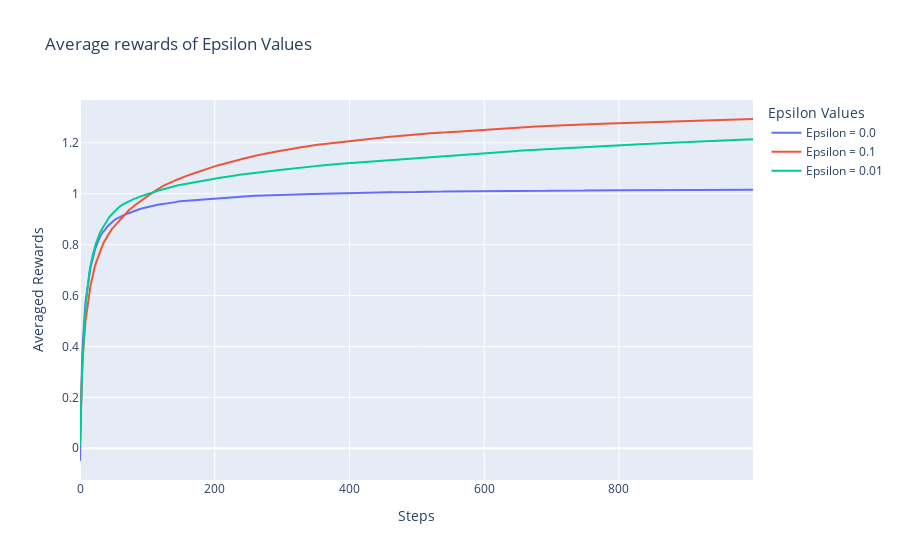

The notebook cell saved with this chart:
### Code cell
def plot_rewards(rewards, epsilons):
    steps = jnp.arange(rewards.shape[0])

    rewards_mean_df = pd.DataFrame({i:jnp.mean(rewards[:, i, :], axis=1).cumsum()/(steps+1) for i in range(len(epsilons))})
    rewards_std_df = pd.DataFrame({i:jnp.std(rewards[:,i,:], axis=1) for i in range(len(epsilons))})

    rewards_mean_df.columns = epsilons
    rewards_std_df.columns = epsilons

    fig = go.Figure()

    for idx, i in enumerate(rewards_mean_df.columns):
        fig.add_trace(go.Scatter(x=steps, y=rewards_mean_df[i], mode='lines', name=f"Epsilon = {str(epsilons[idx])}"))
        # fig.add_trace(go.Scatter(x=steps, y=rewards_mean_df[i]+rewards_std_df[i], name="Mean +- std", mode='lines', line=dict(width=0)))
        # fig.add_trace(go.Scatter(x=steps, y=rewards_mean_df[i]-rewards_std_df[i], mode='lines', line=dict(width=0), fill='tonexty', showlegend=False))
    fig.update_xaxes(title_text="Steps")
    fig.update_yaxes(title_text="Averaged Rewards")

    fig.update_layout(title_text="Average rewards of Epsilon Values", legend_title_text="Epsilon Values")

    fig.show()

plot_rewards(rewards, jnp.asarray(EPSILONS))

### Figure 1 — Plotly figure (JSON) as saved in the notebook; plotly's stock layout.template omitted (floating-point values rounded to 4 significant figures; data arrays with more than 128 entries replaced by an {"elided": "..."} marker saying what was removed)
{"data": [{"mode": "lines", "name": "Epsilon = 0.0", "type": "scatter", "x": {"elided": "1000 int values"}, "y": {"elided": "1000 float values"}}, {"mode": "lines", "name": "Epsilon = 0.1", "type": "scatter", "x": {"elided": "1000 int values"}, "y": {"elided": "1000 float values"}}, {"mode": "lines", "name": "Epsilon = 0.01", "type": "scatter", "x": {"elided": "1000 int values"}, "y": {"elided": "1000 float values"}}], "layout": {"legend": {"title": {"text": "Epsilon Values"}}, "title": {"text": "Average rewards of Epsilon Values"}, "xaxis": {"title": {"text": "Steps"}}, "yaxis": {"title": {"text": "Averaged Rewards"}}}}
